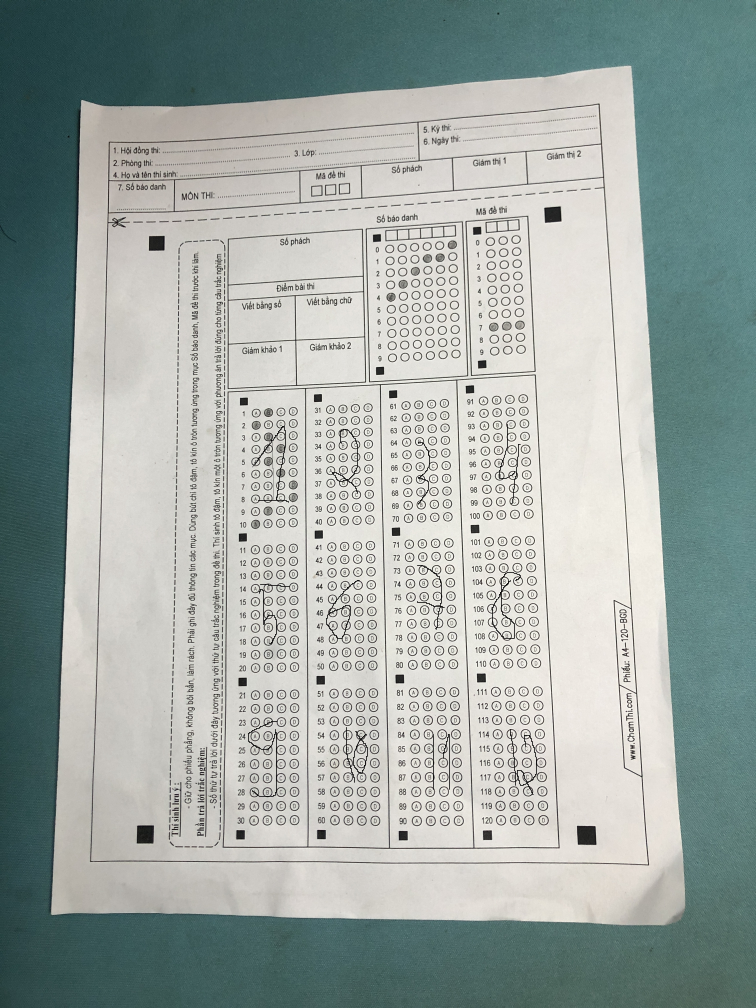
#> input picture KIVI/img/IMG_6011.JPG, 3024 x 4032 px (shown at 1/4 size)
$ python app.py   (older library calls are emulated)
#> lines starting #> are read from the running program, lines starting #| are printed output that depends on the picture; after the words box and inside, x2 and y2 are one past the last pixel; in counts of white or black regions, pixels touching at a corner belong together
import cv2
import math
import numpy as np
from scipy.spatial import distance as dist
from collections import defaultdict


HORIZONTAL = 0
VERTICAL = 1

MSSV = 'MSSV'
MA_DE = 'MADE'
BLOCKS = 'BLOCKS'


def get_contour_precedence(contour, cols):
    tolerance_factor = 10
    origin = cv2.boundingRect(contour)
    return ((origin[1] // tolerance_factor) * tolerance_factor) * cols + origin[0]


def detect_core_components(warped):
    gray = cv2.cvtColor(warped.copy(), cv2.COLOR_BGR2GRAY)
    ret, thresh = cv2.threshold(gray, 60, 255, cv2.THRESH_BINARY_INV)
    img, contour, hierrachy = cv2.findContours(thresh, 1, 2)
    boundary = list()
    for idx, cnt in enumerate(contour):
        area = cv2.contourArea(cnt)
        if 70 < area < 500:
            # cv2.drawContours(warped, cnt, -1, (0, 255, 0), 3)
            peri = cv2.arcLength(cnt, True)
            approx = cv2.approxPolyDP(cnt, 0.02 * peri, True)
            # black_point.append(approx.reshape(4, 2))
            x, y, w, h = cv2.boundingRect(approx)
            boundary.append([x, y, w, h])
            cv2.rectangle(warped, (x, y), (x + w, y + h), (0, 255, 0), 2)

    if len(boundary) != 4:
        print('Error when take picture')

    four_point = sort_pts(boundary)
    four_point = np.array(four_point)
    core_component_warped = four_point_transform(warped, four_point)
    return core_component_warped


def sort_pts(raw_pts):
    # sort base on x-axis
    raw_points = sorted(raw_pts, key=lambda x: x[0])
    for idx, pts in enumerate(raw_points):
        try:
            if abs(pts[0]-raw_points[idx+1][0]) < 5:
                raw_points[idx+1][0] = pts[0]
        except IndexError:
            print('pass index')
    # Get  tl, tr, bl, br
    raw_points = sorted(raw_points, key=lambda x: (x[0], x[1]))

    array_point = list()
    for idx, pts in enumerate(raw_points, start=1):
        new_pts = get_order_point(pts, idx)
        array_point.append(new_pts)
    return array_point


def get_order_point(pts, idx):
    (x, y, w, h) = pts
    if idx == 1:
        return [x, y]
    elif idx == 2:
        return [x, y + w]
    elif idx == 3:
        return [x + h, y]
    elif idx == 4:
        return [x+w, y+h]


def detect_small_components(image):
    mini_square = list()
    mini_bouding = list()
    mini_cont = list()

    mask = cv2.inRange(image, (0, 0, 0, 0), (180, 255, 90, 0))
    # cv2.imshow('a', image)
    _, cont, hier = cv2.findContours(mask, cv2.RETR_EXTERNAL, cv2.CHAIN_APPROX_NONE)

    for ca in cont:
        area = cv2.contourArea(ca)
        if 41 < area < 100:
            cv2.drawContours(image, ca, -1, (255, 0, 255), 1)
            peri = cv2.arcLength(ca, True)
            approx = cv2.approxPolyDP(ca, 0.02 * peri, True)
            mini_square.append(approx)
            mini_cont.append(ca)
            x, y, w, h = cv2.boundingRect(approx)
            mini_bouding.append((x, y, w, h))

    cv2.imshow('çont', image)
    mini_cont.sort(key=lambda x: get_contour_precedence(x, image.shape[1]))

    # sort left to right, top to bottom
    new_pos = dict()
    cols = defaultdict(list)
    y_value = None
    col = 1
    for ca in mini_cont:
        area = cv2.contourArea(ca)
        if 40 < area < 100:
            peri = cv2.arcLength(ca, True)
            approx = cv2.approxPolyDP(ca, 0.02 * peri, True)
            x, y, w, h = cv2.boundingRect(approx)
            new_pos[(x, y, w, h)] = ca
            if y_value is None:
                y_value = y
                cols[col].append((x, y, w, h))
                continue
            elif y_value - 5 < y < y_value + 5:
                cols[col].append((x, y, w, h))
            else:
                col += 1
                cols[col].append((x, y, w, h))
                y_value = y

    list_of_contour = defaultdict(list)
    for column in cols:
        for c in cols[column]:
            # image = cv2.putText(image, str(column), cv2.boundingRect(new_pos.get(c))[:2], cv2.FONT_ITALIC, 1, [125])
            list_of_contour[column].append(new_pos.get(c))
    cv2.imshow('second', image)
    return list_of_contour


def crop_block(contours, image):
    blocks = list()
    mssv = None
    ma_de = None

    for key in list(contours):
        not_block = False
        if key == 1:
            for idx, val in enumerate(contours.get(key)):
                if idx == 0:
                    bot_points = contours.get(2)[0]
                    raw_height = int(bot_points.tolist()[0][0][1] - val.tolist()[0][0][1])
                    h = roundup(raw_height)
                    mssv = draw_rectangle(image, val, bot_points, h, 110)
                    not_block = True
                    continue
                if idx == 1:
                    bot_points = contours.get(2)[1]
                    raw_height = int(bot_points.tolist()[0][0][1] - val.tolist()[0][0][1])
                    h = roundup(raw_height)
                    ma_de = draw_rectangle(image, val, bot_points, h, 80)
                    not_block = True
                    continue

        if key == 2:
            continue
        elif key == 6:
            continue
        elif not_block:
            continue

        sub_block = list()
        for idx, val in enumerate(contours.get(key)):
            bot_points = contours.get(key)[0]
            raw_height = int(bot_points.tolist()[0][0][1] - val.tolist()[0][0][1])
            # h = roundup(raw_height)
            block = draw_rectangle(image, val, bot_points, 170, 80)
            sub_block.append(block)
        blocks.append(sub_block)
    return mssv, ma_de, blocks


def roundup(x):
    return int(math.ceil(x / 10.0)) * 10


def draw_rectangle(img, pts_1, pst_2, h, w):
    x = pts_1.tolist()[0]

    crop_img = img[x[0][1]: x[0][1] + h, x[0][0]: x[0][0] + w]
    return crop_img


def detect_multiple_choice_quiz(image):
    gray = cv2.cvtColor(image, cv2.COLOR_BGR2GRAY)
    blur = cv2.GaussianBlur(gray, (7, 7), 0)
    thresh = cv2.threshold(blur, 0, 255, cv2.THRESH_BINARY + cv2.THRESH_OTSU)[1]

    cnts = cv2.findContours(thresh, cv2.RETR_EXTERNAL, cv2.CHAIN_APPROX_SIMPLE)
    cnts = cnts[0] if len(cnts) == 2 else cnts[1]
    cnts = sorted(cnts, key=cv2.contourArea, reverse=True)

    displayCnt = None
    for c in cnts:
        peri = cv2.arcLength(c, True)
        approx = cv2.approxPolyDP(c, 0.02 * peri, True)
        if len(approx) == 4:
            displayCnt = approx
            break

    multiple_sheet = four_point_transform(image, displayCnt.reshape(4, 2))
    return multiple_sheet


# [15 lines left out: functions get_display_cnts, read_image, not called in this run]


def image_resize(image, width=None, height=None, inter=cv2.INTER_AREA):
    # initialize the dimensions of the image to be resized and
    # grab the image size
    dim = None
    (h, w) = image.shape[:2]

    # if both the width and height are None, then return the
    # original image
    if width is None and height is None:
        return image

    # check to see if the width is None
    if width is None:
        # calculate the ratio of the height and construct the
        # dimensions
        r = height / float(h)
        dim = (int(w * r), height)

    # otherwise, the height is None
    else:
        # calculate the ratio of the width and construct the
        # dimensions
        r = width / float(w)
        dim = (width, int(h * r))

    # resize the image
    resized = cv2.resize(image, dim, interpolation=inter)

    # return the resized image
    return resized


def order_points(pts):
    # sort the points based on their x-coordinates
    xSorted = pts[np.argsort(pts[:, 0]), :]

    # grab the left-most and right-most points from the sorted
    # x-roodinate points
    leftMost = xSorted[:2, :]
    rightMost = xSorted[2:, :]

    # now, sort the left-most coordinates according to their
    # y-coordinates so we can grab the top-left and bottom-left
    # points, respectively
    leftMost = leftMost[np.argsort(leftMost[:, 1]), :]
    (tl, bl) = leftMost

    # now that we have the top-left coordinate, use it as an
    # anchor to calculate the Euclidean distance between the
    # top-left and right-most points; by the Pythagorean
    # theorem, the point with the largest distance will be
    # our bottom-right point
    D = dist.cdist(tl[np.newaxis], rightMost, "euclidean")[0]
    (br, tr) = rightMost[np.argsort(D)[::-1], :]

    # return the coordinates in top-left, top-right,
    # bottom-right, and bottom-left order
    return np.array([tl, tr, br, bl], dtype="float32")


def four_point_transform(image, pts):
    # obtain a consistent order of the points and unpack them
    # individually
    rect = order_points(pts)
    (tl, tr, br, bl) = rect

    # compute the width of the new image, which will be the
    # maximum distance between bottom-right and bottom-left
    # x-coordiates or the top-right and top-left x-coordinates
    widthA = np.sqrt(((br[0] - bl[0]) ** 2) + ((br[1] - bl[1]) ** 2))
    widthB = np.sqrt(((tr[0] - tl[0]) ** 2) + ((tr[1] - tl[1]) ** 2))
    maxWidth = max(int(widthA), int(widthB))

    # compute the height of the new image, which will be the
    # maximum distance between the top-right and bottom-right
    # y-coordinates or the top-left and bottom-left y-coordinates
    heightA = np.sqrt(((tr[0] - br[0]) ** 2) + ((tr[1] - br[1]) ** 2))
    heightB = np.sqrt(((tl[0] - bl[0]) ** 2) + ((tl[1] - bl[1]) ** 2))
    maxHeight = max(int(heightA), int(heightB))

    # now that we have the dimensions of the new image, construct
    # the set of destination points to obtain a "birds eye view",
    # (i.e. top-down view) of the image, again specifying points
    # in the top-left, top-right, bottom-right, and bottom-left
    # order
    dst = np.array([
        [0, 0],
        [maxWidth - 1, 0],
        [maxWidth - 1, maxHeight - 1],
        [0, maxHeight - 1]], dtype="float32")

    # compute the perspective transform matrix and then apply it
    M = cv2.getPerspectiveTransform(rect, dst)
    warped = cv2.warpPerspective(image, M, (maxWidth, maxHeight))

    # return the warped image
    return warped


# [26 lines left out: functions get_4_corner, points_in_circle_np, not called in this run]


def find_circle(block, dp=None, is_vertical=False, p2=40):
    if dp is None:
        print("Require dp when find circle")
    gray = cv2.cvtColor(block, cv2.COLOR_BGR2GRAY)
    circles = cv2.HoughCircles(image=gray, method=cv2.HOUGH_GRADIENT, dp=dp,
                               minDist=10, param1=200, param2=35,
                               minRadius=1, maxRadius=10)

    # circles = cv2.HoughCircles(image=gray, method=cv2.HOUGH_GRADIENT, dp=7,
    #                            minDist=10, param1=200, param2=40,
    #                            minRadius=1, maxRadius=10)

    circles = np.round(circles[0, :]).astype("int")
    if is_vertical:
        circles = sorted(circles, key=lambda v: [v[0], v[1]])
        num_question = 10
    else:
        circles = sorted(circles, key=lambda v: [v[1], v[0]])
        num_question = 4

    # round circle to int
    circles = np.uint16(np.around(circles))
    return circles, num_question


def grade_block(image, circles, batch, type=None):
    answer = dict()
    a = 0
    gray = cv2.cvtColor(image, cv2.COLOR_BGR2GRAY)
    mssv_thresh = cv2.threshold(gray, 150, 255, cv2.THRESH_BINARY_INV | cv2.THRESH_OTSU)[1]
    results = list()
    for (q, i) in enumerate(np.arange(0, len(circles), batch)):
        bubbled = None
        ctns = circles[i: i + batch]
        # print(f'{i}-{i+batch}')
        for (inner_idx, circle) in enumerate(ctns):
            (x, y, r) = circle
            rectX = (x - r)
            rectY = (y - r)
            crop_img = mssv_thresh[rectY:(rectY + 3 * r), rectX:(rectX + 3 * r)]
            cv2.circle(image, (x, y), r, (0, 255, 0), 1)
            total = cv2.countNonZero(crop_img)

            # TODO: add filter if all bubble in each question is small than 70
            if bubbled is None or total > bubbled[0]:
                bubbled = (total, i + inner_idx, (x, y, r))

        cv2.circle(image, radius=bubbled[2][2], center=(bubbled[2][0], bubbled[2][1]), color=(0, 255, 0), thickness=-1)
        results.append(bubbled)

    answer = ''.join(str(bubble[1] % batch) for bubble in results)
    return image, answer


def find_marked_bubble(mssv, ma_de, blocks):
    # ma so sinh vien
    mssv_circles, batch = find_circle(mssv, dp=7.3, is_vertical=True)
    result, mssv_answer = grade_block(mssv, mssv_circles, batch)
    print('ma so sinh vien: ', mssv_answer)
    # ma de
    ma_de_circles, batch = find_circle(ma_de, dp=7, is_vertical=True)
    result, ma_de_answer = grade_block(ma_de, ma_de_circles, batch)
    print('ma de: ', ma_de_answer)

    # blocks
    if len(blocks) == 3:
        # sort answer block from top to bot, then left to right
        blocks = [list(a) for a in zip(blocks[0], blocks[1], blocks[2])]

    question_ans = dict()
    i = 0
    for idx, sub_blocks in enumerate(blocks, start=1):
        for idx_sub, sub_block in enumerate(sub_blocks):
            # test = cv2.putText(sub_block, str(i), (10, 50), cv2.FONT_HERSHEY_SIMPLEX, 1, (255, 0, 0), 1, cv2.LINE_AA)
            block_circles, batch = find_circle(sub_block, 7.5, p2=35)
            # if len(block_circles) != 40:
                # improve quality and retry
                # print(f'block {i}: have {len(block_circles)}')
            image, answer = grade_block(sub_block, block_circles, batch)
            # cv2.imshow(f'block{i}', image)
            i += 1
            question_ans[i] = answer

    print(question_ans)
    return mssv_answer, ma_de_answer, question_ans


def main():
    image = cv2.imread("img/IMG_6011.JPG")
#> image is the input picture: shape (4032, 3024, 3); mean B, G, R 163.7, 167.8, 157.8
    # resize for easily to view
    image_resized = image_resize(image, 800, 800)
#> in image_resize, `resized = cv2.resize(image, dim, interpolation=inter)`:
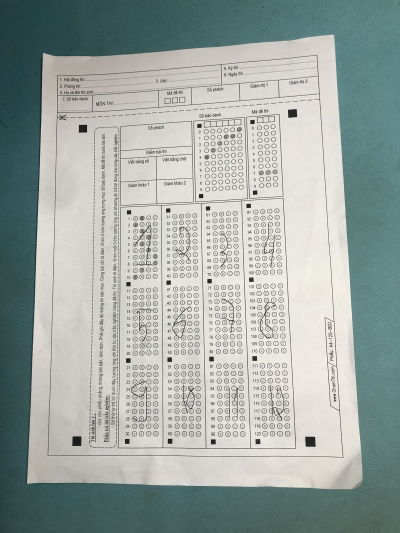
#> resized: shape (1066, 800, 3) (shown at 1/2 size); mean B, G, R 163.7, 167.8, 157.8
    # TODO: add rotation if photo is not portrait
    multile_choice_quiz = detect_multiple_choice_quiz(image_resized)
#> in detect_multiple_choice_quiz, `gray = cv2.cvtColor(image, cv2.COLOR_BGR2GRAY)`:
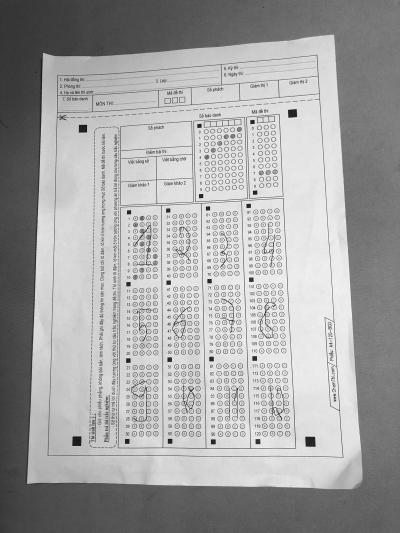
#> gray: shape (1066, 800) (shown at 1/2 size); min 3, max 252, mean 164.3
#> in detect_multiple_choice_quiz, `thresh = cv2.threshold(blur, 0, 255, cv2.THRESH_BINARY + cv2.THRESH_OT..`:
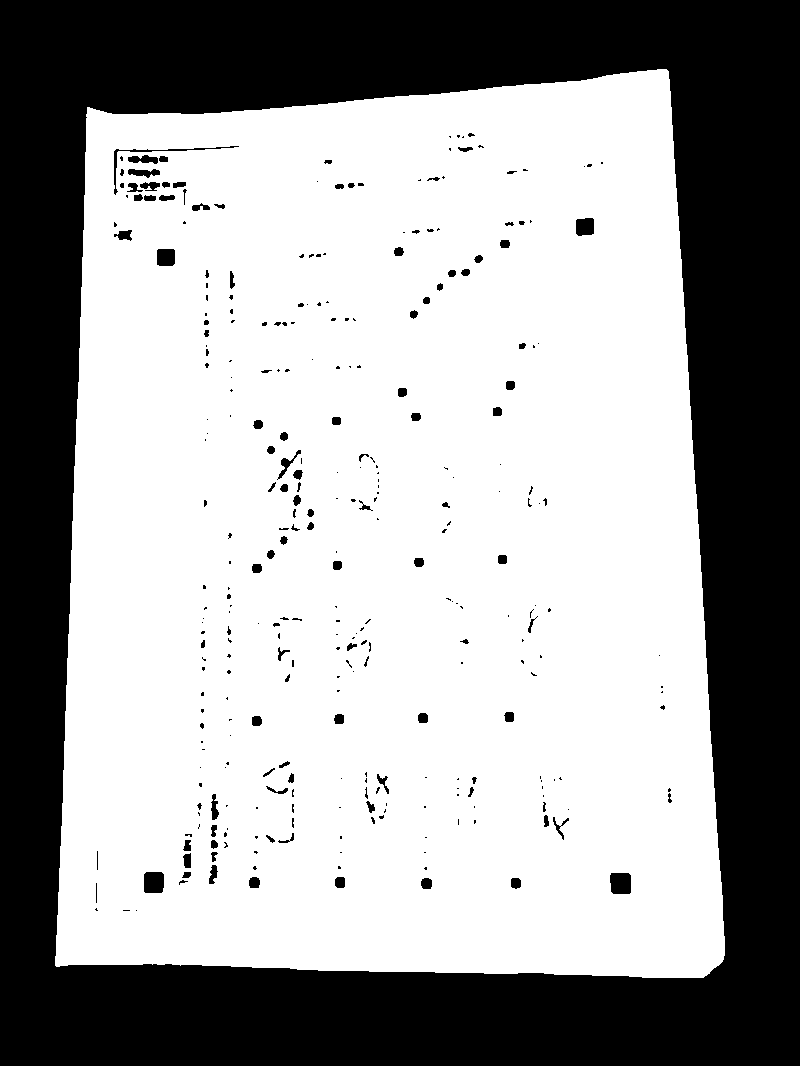
#> thresh: shape (1066, 800); 63.2% white; 315 black regions (204 under 20 px)
#> in detect_multiple_choice_quiz, `cnts = cv2.findContours(thresh, cv2.RETR_EXTERNAL, cv2.CHAIN_APPROX_SI..`: cnts = 1 contour; box (x1, y1, x2, y2) and area: (55, 69, 725, 978) 546210
#> the loop in detect_multiple_choice_quiz, `for c in cnts:` made 1 pass
#> (peri, displayCnt) on pass 1: (3075.3, [[666, 69], [87, 107], [56, 966], [722, 961]])
#> in order_points, `xSorted = pts[np.argsort(pts[:, 0]), :]`: xSorted = [[56, 966], [87, 107], [666, 69], [722, 961]]
#> in order_points, `leftMost = xSorted[:2, :]`: leftMost = [[56, 966], [87, 107]]
#> in order_points, `rightMost = xSorted[2:, :]`: rightMost = [[666, 69], [722, 961]]
#> in order_points, `leftMost = leftMost[np.argsort(leftMost[:, 1]), :]`: leftMost = [[87, 107], [56, 966]]
#> in order_points, `(tl, bl) = leftMost`: tl = [87, 107]; bl = [56, 966]
#> in order_points, `D = dist.cdist(tl[np.newaxis], rightMost, "euclidean")[0]`: D = [580.2, 1064.2]
#> in order_points, `(br, tr) = rightMost[np.argsort(D)[::-1], :]`: br = [722, 961]; tr = [666, 69]
#> in four_point_transform, `rect = order_points(pts)`: rect = [[87, 107], [666, 69], [722, 961], [56, 966]]
#> in four_point_transform, `(tl, tr, br, bl) = rect`: tl = [87, 107]; tr = [666, 69]; br = [722, 961]; bl = [56, 966]
#> in four_point_transform, `widthA = np.sqrt(((br[0] - bl[0]) ** 2) + ((br[1] - bl[1]) ** 2))`: widthA = 666
#> in four_point_transform, `widthB = np.sqrt(((tr[0] - tl[0]) ** 2) + ((tr[1] - tl[1]) ** 2))`: widthB = 580.2
#> in four_point_transform, `maxWidth = max(int(widthA), int(widthB))`: maxWidth = 666
#> in four_point_transform, `heightA = np.sqrt(((tr[0] - br[0]) ** 2) + ((tr[1] - br[1]) ** 2))`: heightA = 893.8
#> in four_point_transform, `heightB = np.sqrt(((tl[0] - bl[0]) ** 2) + ((tl[1] - bl[1]) ** 2))`: heightB = 859.6
#> in four_point_transform, `maxHeight = max(int(heightA), int(heightB))`: maxHeight = 893
#> in four_point_transform, `dst = np.array([ [0, 0], [maxWidth - 1, 0], [maxWidth - 1, maxHeight -..`: dst = [[0, 0], [665, 0], [665, 892], [0, 892]]
#> in four_point_transform, `M = cv2.getPerspectiveTransform(rect, dst)`: M = [[1.23, 0.0443, -111.5], [0.0803, 1.22, -138], [8.11e-05, 0.000177, 1]]
#> in four_point_transform, `warped = cv2.warpPerspective(image, M, (maxWidth, maxHeight))`:
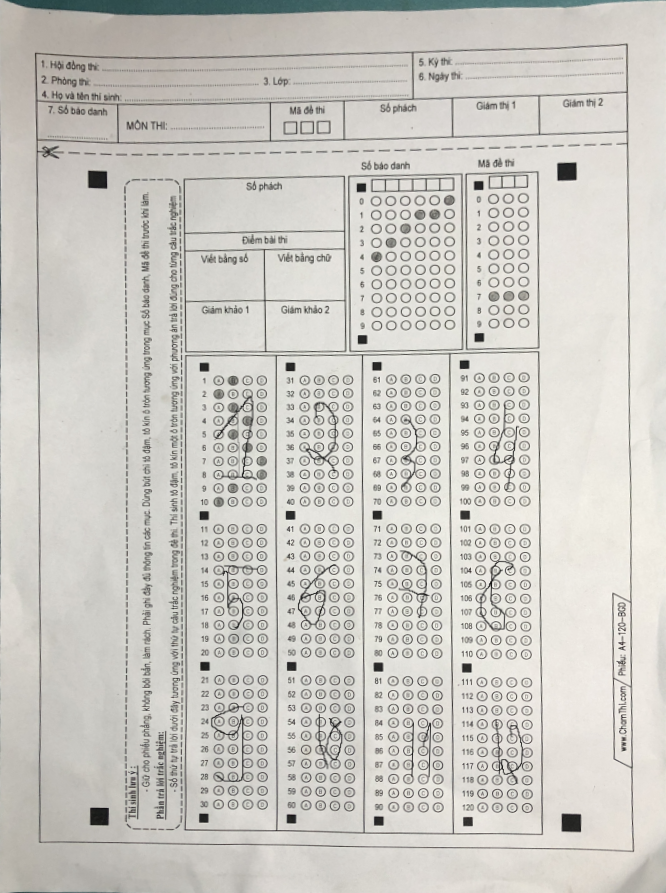
#> warped: shape (893, 666, 3); mean B, G, R 196.3, 201.9, 204
    core_component = detect_core_components(multile_choice_quiz)
#> (the rest of the program and of its run is left out)
